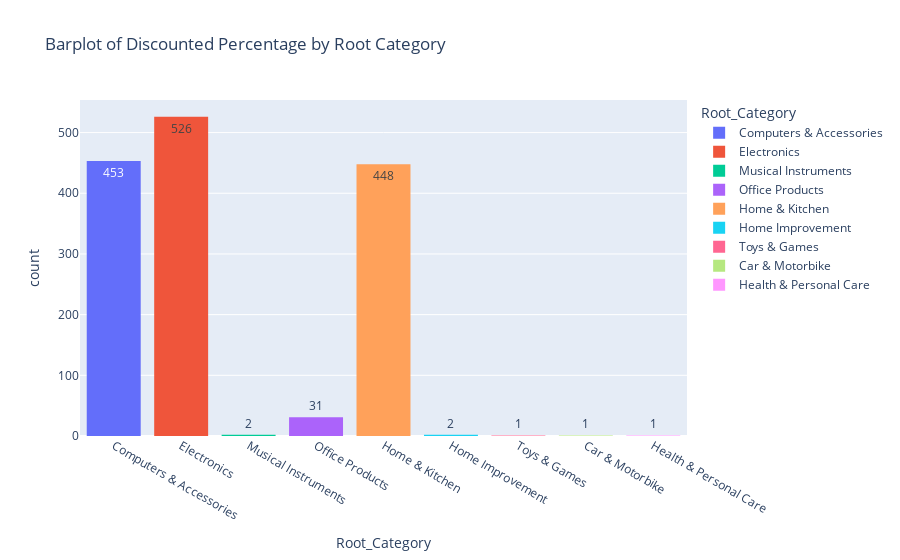

Write notebook code for a chart like this one.
### Code cell
fig = px.histogram(newdf, x="Root_Category", y="discount_percentage", histfunc="count",color="Root_Category",text_auto=True,title="Barplot of Discounted Percentage by Root Category")
fig.show()
fig.write_image("images/fig7.png")

### Figure 1 — Plotly figure (JSON) as saved in the notebook; plotly's stock layout.template omitted (floating-point values rounded to 4 significant figures; data arrays with more than 128 entries replaced by an {"elided": "..."} marker saying what was removed)
{"data": [{"alignmentgroup": "True", "bingroup": "x", "histfunc": "count", "hovertemplate": "Root_Category=%{x}<br>count=%{y}<extra></extra>", "legendgroup": "Computers & Accessories", "marker": {"color": "#636efa", "pattern": {"shape": ""}}, "name": "Computers & Accessories", "offsetgroup": "Computers & Accessories", "orientation": "v", "showlegend": true, "texttemplate": "%{value}", "type": "histogram", "x": {"elided": "453 str values"}, "xaxis": "x", "y": {"elided": "453 float values"}, "yaxis": "y"}, {"alignmentgroup": "True", "bingroup": "x", "histfunc": "count", "hovertemplate": "Root_Category=%{x}<br>count=%{y}<extra></extra>", "legendgroup": "Electronics", "marker": {"color": "#EF553B", "pattern": {"shape": ""}}, "name": "Electronics", "offsetgroup": "Electronics", "orientation": "v", "showlegend": true, "texttemplate": "%{value}", "type": "histogram", "x": {"elided": "526 str values"}, "xaxis": "x", "y": {"elided": "526 float values"}, "yaxis": "y"}, {"alignmentgroup": "True", "bingroup": "x", "histfunc": "count", "hovertemplate": "Root_Category=%{x}<br>count=%{y}<extra></extra>", "legendgroup": "Musical Instruments", "marker": {"color": "#00cc96", "pattern": {"shape": ""}}, "name": "Musical Instruments", "offsetgroup": "Musical Instruments", "orientation": "v", "showlegend": true, "texttemplate": "%{value}", "type": "histogram", "x": ["Musical Instruments", "Musical Instruments"], "xaxis": "x", "y": [0.6, 0.32], "yaxis": "y"}, {"alignmentgroup": "True", "bingroup": "x", "histfunc": "count", "hovertemplate": "Root_Category=%{x}<br>count=%{y}<extra></extra>", "legendgroup": "Office Products", "marker": {"color": "#ab63fa", "pattern": {"shape": ""}}, "name": "Office Products", "offsetgroup": "Office Products", "orientation": "v", "showlegend": true, "texttemplate": "%{value}", "type": "histogram", "x": ["Office Products", "Office Products", "Office Products", "Office Products", "Office Products", "Office Products", "Office Products", "Office Products", "Office Products", "Office Products", "Office Products", "Office Products", "Office Products", "Office Products", "Office Products", "Office Products", "Office Products", "Office Products", "Office Products", "Office Products", "Office Products", "Office Products", "Office Products", "Office Products", "Office Products", "Office Products", "Office Products", "Office Products", "Office Products", "Office Products", "Office Products"], "xaxis": "x", "y": [0, 0, 0.05, 0.02, 0.75, 0.14, 0, 0, 0.2, 0.2, 0.31, 0.22, 0, 0.11, 0.49, 0.05, 0, 0.15, 0.02, 0.1, 0, 0.15, 0.53, 0, 0, 0.24, 0, 0.1, 0, 0, 0], "yaxis": "y"}, {"alignmentgroup": "True", "bingroup": "x", "histfunc": "count", "hovertemplate": "Root_Category=%{x}<br>count=%{y}<extra></extra>", "legendgroup": "Home & Kitchen", "marker": {"color": "#FFA15A", "pattern": {"shape": ""}}, "name": "Home & Kitchen", "offsetgroup": "Home & Kitchen", "orientation": "v", "showlegend": true, "texttemplate": "%{value}", "type": "histogram", "x": {"elided": "448 str values"}, "xaxis": "x", "y": {"elided": "448 float values"}, "yaxis": "y"}, {"alignmentgroup": "True", "bingroup": "x", "histfunc": "count", "hovertemplate": "Root_Category=%{x}<br>count=%{y}<extra></extra>", "legendgroup": "Home Improvement", "marker": {"color": "#19d3f3", "pattern": {"shape": ""}}, "name": "Home Improvement", "offsetgroup": "Home Improvement", "orientation": "v", "showlegend": true, "texttemplate": "%{value}", "type": "histogram", "x": ["Home Improvement", "Home Improvement"], "xaxis": "x", "y": [0.57, 0.58], "yaxis": "y"}, {"alignmentgroup": "True", "bingroup": "x", "histfunc": "count", "hovertemplate": "Root_Category=%{x}<br>count=%{y}<extra></extra>", "legendgroup": "Toys & Games", "marker": {"color": "#FF6692", "pattern": {"shape": ""}}, "name": "Toys & Games", "offsetgroup": "Toys & Games", "orientation": "v", "showlegend": true, "texttemplate": "%{value}", "type": "histogram", "x": ["Toys & Games"], "xaxis": "x", "y": [0], "yaxis": "y"}, {"alignmentgroup": "True", "bingroup": "x", "histfunc": "count", "hovertemplate": "Root_Category=%{x}<br>count=%{y}<extra></extra>", "legendgroup": "Car & Motorbike", "marker": {"color": "#B6E880", "pattern": {"shape": ""}}, "name": "Car & Motorbike", "offsetgroup": "Car & Motorbike", "orientation": "v", "showlegend": true, "texttemplate": "%{value}", "type": "histogram", "x": ["Car & Motorbike"], "xaxis": "x", "y": [0.42], "yaxis": "y"}, {"alignmentgroup": "True", "bingroup": "x", "histfunc": "count", "hovertemplate": "Root_Category=%{x}<br>count=%{y}<extra></extra>", "legendgroup": "Health & Personal Care", "marker": {"color": "#FF97FF", "pattern": {"shape": ""}}, "name": "Health & Personal Care", "offsetgroup": "Health & Personal Care", "orientation": "v", "showlegend": true, "texttemplate": "%{value}", "type": "histogram", "x": ["Health & Personal Care"], "xaxis": "x", "y": [0.53], "yaxis": "y"}], "layout": {"barmode": "relative", "legend": {"title": {"text": "Root_Category"}, "tracegroupgap": 0}, "title": {"text": "Barplot of Discounted Percentage by Root Category"}, "xaxis": {"anchor": "y", "categoryarray": ["Computers & Accessories", "Electronics", "Musical Instruments", "Office Products", "Home & Kitchen", "Home Improvement", "Toys & Games", "Car & Motorbike", "Health & Personal Care"], "categoryorder": "array", "domain": [0, 1], "title": {"text": "Root_Category"}}, "yaxis": {"anchor": "x", "domain": [0, 1], "title": {"text": "count"}}}}
